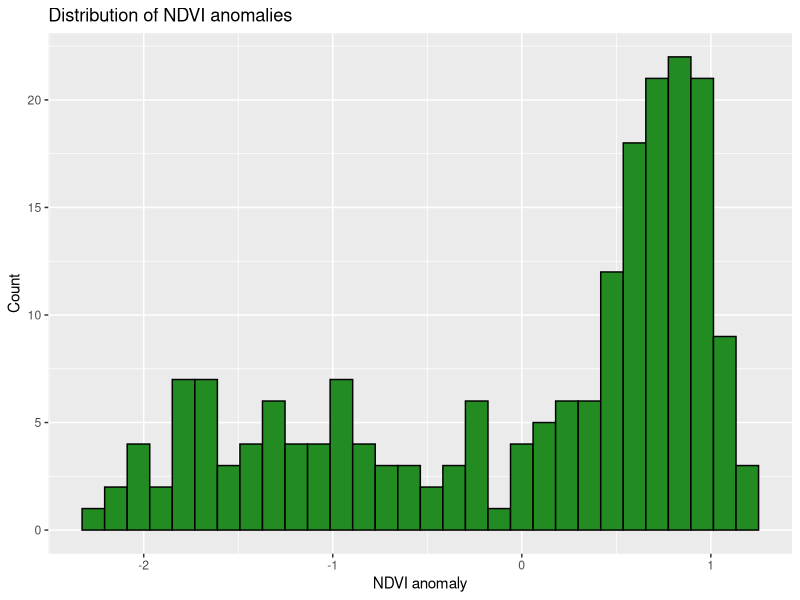
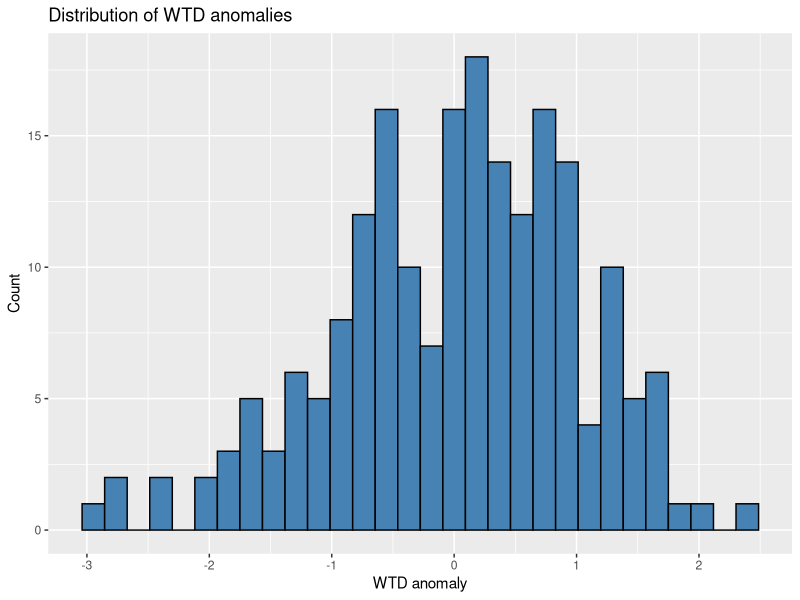

The R source for these figures, in order:
## ---- chunk 1
library(tidyverse)
library(broom)
library(skimr)
## ---- chunk 2
data <- read_csv("../data/ndvi_wtd_timeseries.csv") %>%
  mutate(
    ndvi_anom = (ndvi - mean(ndvi, na.rm = T)) / sd(ndvi, na.rm = T),
    wtd_anom  = (wtd - mean(wtd,  na.rm = T)) / sd(wtd, na.rm = T)
  )
## ---- chunk 3
glimpse(data)
## ---- chunk 4
ggplot(data, aes(x=ndvi_anom))+
  geom_histogram(bins=30, fill="forestgreen",color="black")+
  theme_get()+
  labs(
    x = "NDVI anomaly",
    y= "Count", 
    title = "Distribution of NDVI anomalies"
  )
## ---- chunk 5
ggplot(data, aes(x=wtd_anom))+
  geom_histogram(bins=30, fill="steelblue",color="black")+
  theme_get()+
  labs(
    x = "WTD anomaly",
    y= "Count", 
    title = "Distribution of WTD anomalies"
  )
